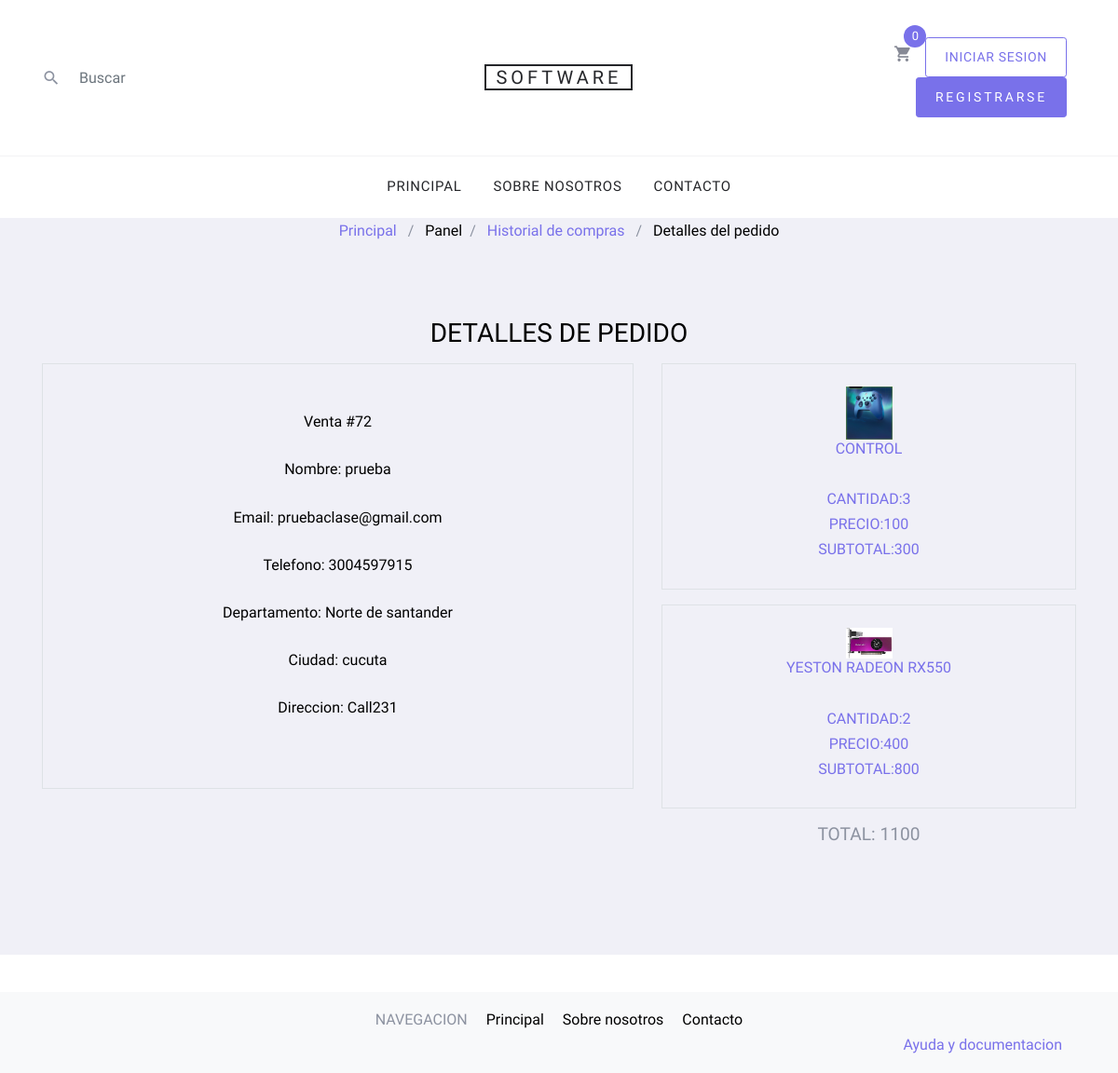
/verpedido.php?id_venta=72, run on the app's committed database.
### tables this page shows
CREATE TABLE `ventas` (
  `id` int(11) NOT NULL,
  `id_usuario` int(11) NOT NULL,
  `total` double NOT NULL,
  `fecha` timestamp NOT NULL DEFAULT current_timestamp(),
  `estadoventa` varchar(200) NOT NULL
);

CREATE TABLE `usuario` (
  `id` int(11) NOT NULL,
  `nombre` varchar(200) NOT NULL,
  `Apellido` varchar(20) NOT NULL,
  `telefono` varchar(200) NOT NULL,
  `ciudad` varchar(200) NOT NULL,
  `estado` varchar(200) NOT NULL,
  `direccion` varchar(200) NOT NULL,
  `email` varchar(200) NOT NULL,
  `password` varchar(100) NOT NULL,
  `img_perfil` varchar(300) NOT NULL,
  `nivel` varchar(50) NOT NULL
);

CREATE TABLE `envios` (
  `id_envio` int(11) NOT NULL,
  `email` varchar(50) NOT NULL,
  `telefono` varchar(50) NOT NULL,
  `direccion` varchar(50) NOT NULL,
  `estado` varchar(50) NOT NULL,
  `ciudad` varchar(10) NOT NULL,
  `id_venta` int(11) NOT NULL
);

CREATE TABLE `productos_venta` (
  `id` int(11) NOT NULL,
  `id_venta` int(11) NOT NULL,
  `id_producto` int(11) NOT NULL,
  `cantidad` double NOT NULL,
  `precio` double NOT NULL,
  `subtotal` double NOT NULL
);

CREATE TABLE `productos` (
  `id` int(11) NOT NULL,
  `nombre` varchar(300) NOT NULL,
  `descripcion` text NOT NULL,
  `precio` double NOT NULL,
  `imagen` varchar(200) NOT NULL,
  `inventario` int(11) NOT NULL,
  `id_categoria` int(11) NOT NULL
);

### verpedido.php (the view, shortened to what this page needs)
<?php
include "./php/conexion.php";
$datos = $conexion->query("select
        ventas.*,
        usuario.nombre,usuario.telefono,usuario.email
        from ventas
        inner join usuario on ventas.id_usuario = usuario.id
        where ventas.id=".$_GET['id_venta'])or die($conexion->error);
$datosUsuario = mysqli_fetch_row($datos);
$datos2 = $conexion->query("select * from envios where id_venta=".$_GET['id_venta'])or die($conexion->error);
$datosEnvio= mysqli_fetch_row($datos2);
$datos3= $conexion->query("select productos_venta.*,
                productos.nombre as nombre_producto, productos.imagen
                from productos_venta inner join productos on productos_venta.id_producto = productos.id
                where id_venta =".$_GET['id_venta'])or die($conexion->error);
?>
<!DOCTYPE html>
<html lang="en">
  <head>
    <link rel="stylesheet" href="fonts/icomoon/style.css">
    <link rel="stylesheet" href="css/bootstrap.min.css">
    <link rel="stylesheet" href="css/magnific-popup.css">
    <link rel="stylesheet" href="css/jquery-ui.css">
    <link rel="stylesheet" href="css/owl.carousel.min.css">
    <link rel="stylesheet" href="css/owl.theme.default.min.css">
    <link rel="stylesheet" href="css/aos.css">
    <link rel="stylesheet" href="css/style.css">
  </head>
  <body>
  <div class="site-wrap">
  <?php include("./layouts/header.php"); ?>
  <div class="container">
        <div class="row">
          <div class="col-md-12 mb-0"><a href="index.php">Principal</a> <span class="mx-2 mb-0">/</span>
           <strong class="text-black">Panel</strong><span class="mx-2 mb-0">/</span>
           <a href="./historialcompras.php">Historial de compras</a> <span class="mx-2 mb-0">/</span>
           <strong class="text-black">Detalles del pedido</strong>
        </div>
      </div>
    </div>
    <div class="site-section">
      <div class="container">
        <div class="row">
          <div class="col-md-12">
            <h2 class="h3 mb-3 text-black">Detalles de pedido</h2>
          </div>
          <div class="col-md-7">
            <form action="#" method="post">
              <div class="p-3 p-lg-5 border">
                <div class="form-group row">
                  <div class="col-md-12">
                    <label for="c_fname" class="text-black">Venta #<?php echo $_GET['id_venta'];?></label>
                  </div>
                </div>
                <div class="form-group row">
                  <div class="col-md-12">
                    <label for="c_fname" class="text-black">Nombre: <?php echo $datosUsuario[5];?></label>
                  </div>
                </div>
                <div class="form-group row">
                  <div class="col-md-12">
                    <label for="c_fname" class="text-black">Email: <?php echo $datosUsuario[7];?></label>
                  </div>
                </div>
                <div class="form-group row">
                  <div class="col-md-12">
                    <label for="c_fname" class="text-black">Telefono: <?php echo $datosUsuario[6];?></label>
                  </div>
                </div>
                <div class="form-group row">
                  <div class="col-md-12">
                    <label for="c_fname" class="text-black">Departamento: <?php echo $datosEnvio[4];?></label>
                  </div>
                </div>
                <div class="form-group row">
                  <div class="col-md-12">
                    <label for="c_fname" class="text-black">Ciudad: <?php echo $datosEnvio[5];?></label>
                  </div>
                </div>
                <div class="form-group row">
                  <div class="col-md-12">
                    <label for="c_fname" class="text-black">Direccion: <?php echo $datosEnvio[3];?></label>
                  </div>
                </div>
              </div>
            </form>
          </div>
          <div class="col-md-5 ml-auto">
          <?php
            while($f = mysqli_fetch_array($datos3)){
          ?>
            <div class="p-4 border mb-3">
                <img src="./images/<?php echo $f['imagen'];?>" width="50px"/>
              <span class="d-block text-primary h6 text-uppercase"><?php echo $f['nombre_producto'];?></span> <br>
              <span class="d-block text-primary h6 text-uppercase">Cantidad:<?php echo $f['cantidad'];?></span>
              <span class="d-block text-primary h6 text-uppercase">Precio:<?php echo $f['precio'];?></span>
              <span class="d-block text-primary h6 text-uppercase">Subtotal:<?php echo $f['subtotal'];?></span>
            </div>
            <?php } ?>
            <h4>Total: <?php echo $datosUsuario[2];?></h4>
          </div>
        </div>
      </div>
    </div>
    <?php include("./layouts/footer.php"); ?>
  </div>
  </body>
</html>

### css/style.css (style rules this page uses)
h2 { font-family: 'Oswald', sans-serif; font-size: 2.4em; text-transform: uppercase; text-align: center; }
h2::after { content: ''; margin: 0 auto; background-image: url(../images/); width: 100px; display: block; }
h4 { text-align: center; text-transform: uppercase; padding-bottom: 10px; font-size: 1.2em; }
body { line-height: 1.7; color: #8c92a0; font-weight: 300; font-size: 16px; }
a { -webkit-transition: .3s all ease; -o-transition: .3s all ease; transition: .3s all ease; }
.text-black { color: #000; }
.site-wrap:before { -webkit-transition: .3s all ease-in-out; -o-transition: .3s all ease-in-out; transition: .3s all ease-in-out; background: rgba(0, 0, 0, 0.6); content: ""; position: absolute; z-index: 2000; top: 0; left: 0; right: 0; bottom: 0; opacity: 0; visibility: hidden; }
.site-section { padding: 2.5em 0; }
@media (min-width: 768px) { .site-section { padding: 5em 0; } }

### data on the page
ventas: id_usuario.nombre "prueba", id_usuario.email "pruebaclase@gmail.com", id_usuario.telefono "3004597915", total "1100"
envios: estado "Norte de santander", ciudad "cucuta", direccion "Call231"
productos_venta: id_producto.imagen (picture), id_producto.nombre "CONTROL", cantidad "3", precio "100", subtotal "300"
productos_venta: id_producto.imagen (picture), id_producto.nombre "YESTON RADEON RX550", cantidad "2", precio "400", subtotal "800"

### other printed values
$_GET['id_venta'] "72"
